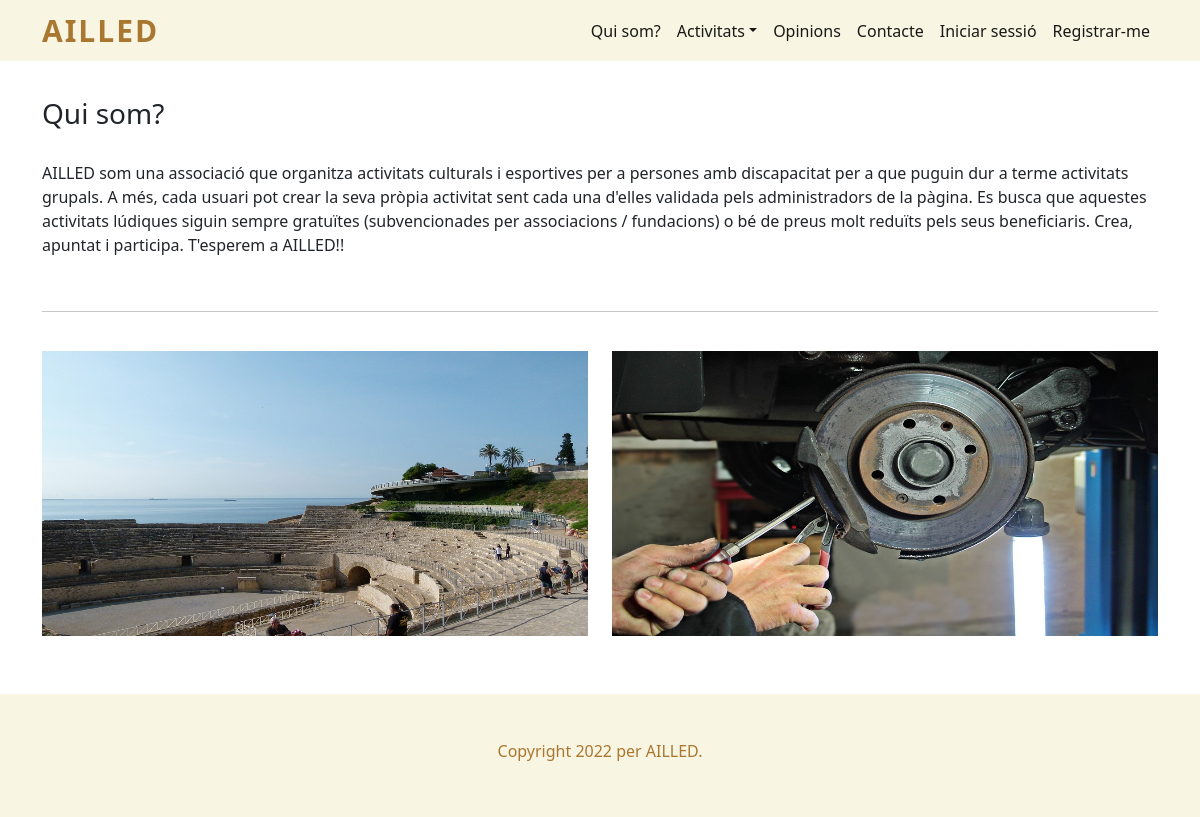
The app's page /quisom.php with its own data.
### tables this page shows
CREATE TABLE `qui_som` (
  `id` int(11) NOT NULL,
  `text` text NOT NULL,
  `id_persona` int(11) NOT NULL
);

CREATE TABLE `activitat` (
  `id` int(11) NOT NULL,
  `nom` varchar(50) NOT NULL,
  `id_usuari` int(11) NOT NULL,
  `ubicacio` varchar(50) NOT NULL,
  `descripcio` varchar(300) NOT NULL,
  `participants` int(11) NOT NULL,
  `participants_disponibles` int(11) NOT NULL,
  `dia` date NOT NULL,
  `hora` time NOT NULL,
  `preu` int(11) NOT NULL,
  `imatge` varchar(50) NOT NULL,
  `transport` int(11) NOT NULL,
  `lloc_sortida_transport` varchar(50) NOT NULL,
  `id_vehicle_transport` int(11) NOT NULL,
  `voluntaris` int(11) NOT NULL,
  `voluntaris_disponibles` int(11) NOT NULL,
  `esta_acceptada` int(11) NOT NULL
);

### quisom.php (the view, shortened to what this page needs)
<!doctype html>
<html lang="es">
<head>
  <?php
    include "codi_repetit/head.php";
  ?>
</head>
<body>
  <header>
    <?php
      include "codi_repetit/menu_navegacio.php";
    ?>
  </header>
  <main>
    <section id="quisom">
      <div class="container">
        <h3>Qui som?</h3>
        <article>
          <?php
          $sql_qui_som = "SELECT * FROM qui_som";
          $resultat_qui_som = $connexio->query($sql_qui_som);
          if ($resultat_qui_som->num_rows > 0) {
            while ($row_qui_som = $resultat_qui_som->fetch_assoc()) {
              echo "<p>" . $row_qui_som["text"] . "</p>";
            }
          }
          ?>
        </article>
        <hr>
        <article>
          <div class="row row-cols-1 row-cols-md-2 g-4" id="imatges">
            <?php
              $sqlImg = "SELECT imatge FROM activitat order by RAND() LIMIT 2";
              $resultatImg = $connexio->query($sqlImg);
              if ($resultatImg->num_rows > 0) {
                while($rowImg = $resultatImg->fetch_assoc()) {
                  echo "<div class='col'>";
                    echo "<img src='imatges/activitats/" . $rowImg["imatge"] . "' class='card-img-top' alt='Imatge activitats'>";
                  echo "</div>";
                }
              }
            ?>
          </div>
        </article>
      </div>
    </section>
  </main>
  <footer>
    <?php
      include "codi_repetit/peu_pagina.php";
    ?>
  </footer>
</body>
</html>

### estils/css.css (style rules this page uses)
main section { padding: 3% 0; }
main section#quisom article { padding: 2% 0; }
main section#quisom div#imatges img { height: 285px; }
footer { background-color: #F8F5E2; padding: 4% 0; }

### records on screen
qui_som: text "AILLED som una associació que organitza activitats culturals i esportives per a persones amb discapacitat per a que puguin dur a terme activitats grupals. A més, cada usuari pot crear la seva pròpia activitat sent cada una d'elles validada pels administradors de la pàgina. Es busca que aquestes activitats lúdiques siguin sempre gratuïtes (subvencionades per associacions / fundacions) o bé de preus molt reduïts pels seus beneficiaris. Crea, apuntat i participa. T'esperem a AILLED!!"
activitat: imatge (picture)
activitat: imatge (picture)
